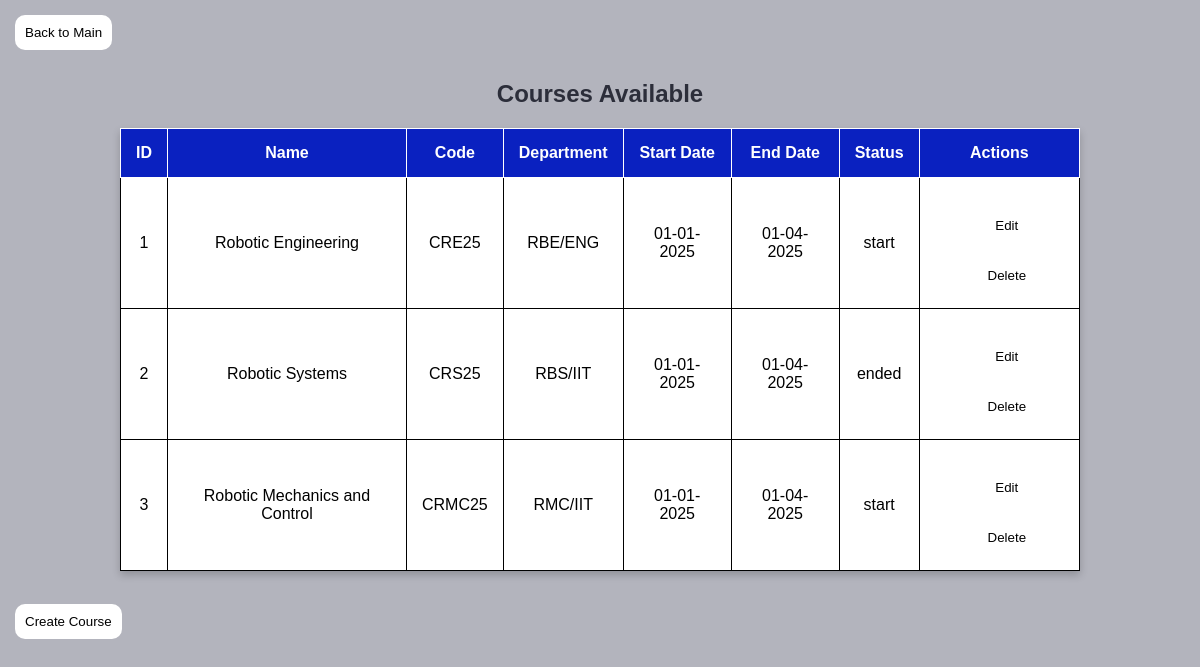
Before: /php/view_course.php (signed in) with the older database file.
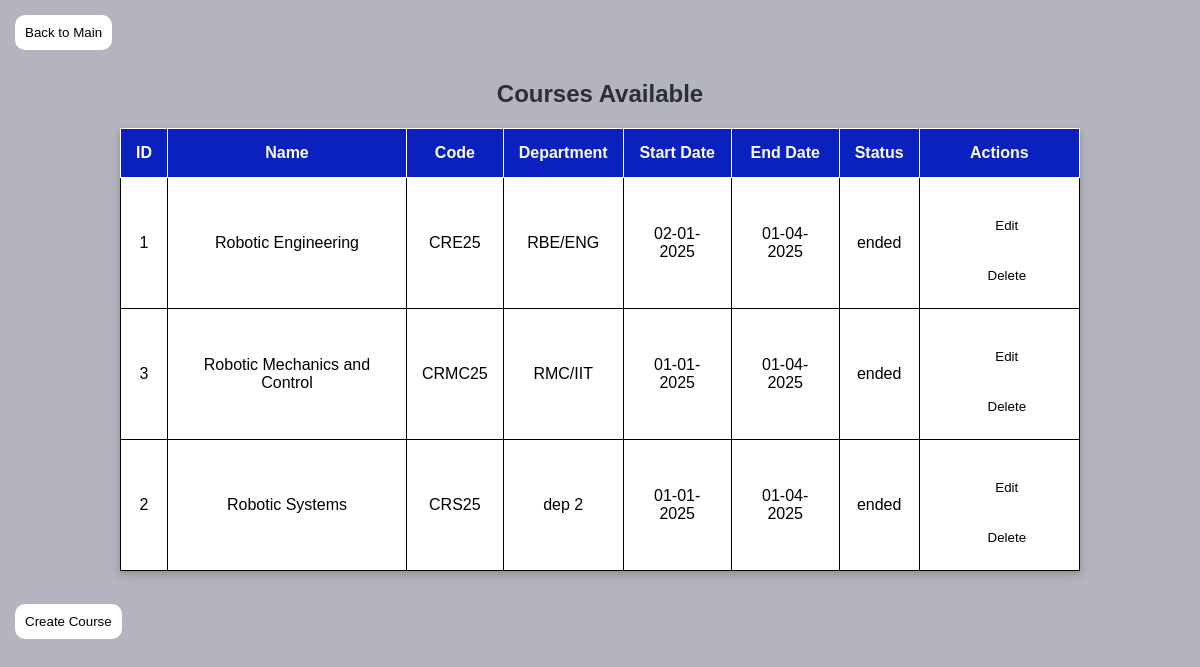
After: the same page with the newer database file.
### tables this page shows
CREATE TABLE `course` (
  `ID` int(11) NOT NULL,
  `NAME` varchar(50) DEFAULT NULL,
  `DEPARTMENT_NAME` varchar(50) DEFAULT NULL,
  `START_DATE` date DEFAULT NULL,
  `END_DATE` date DEFAULT NULL,
  `CODE` varchar(50) DEFAULT NULL,
  `status` enum('not-started','start','in-progress','ended') DEFAULT 'not-started'
);

CREATE TABLE `department` (
  `ID` int(11) NOT NULL,
  `NAME` varchar(50) DEFAULT NULL
);

### php/view_course.php (the view, shortened to what this page needs)
<?php
$conn = db_connect();
$sql = "SELECT course.ID, course.NAME, course.CODE, course.START_DATE, course.END_DATE,
               course.STATUS, department.NAME AS DEPARTMENT_NAME
        FROM course
        LEFT JOIN department ON course.DEPARTMENT_NAME = department.NAME";
$result = $conn->query($sql);
?>
<!DOCTYPE html>
 <html lang="en">
    <head>
<body>
<a href="admin_dashboard.php"><button>Back to Main</button></a>
    <h2>Courses Available</h2>
    <table border="1">
        <tr>
            <th>ID</th>
            <th>Name</th>
            <th>Code</th>
            <th>Department</th>
            <th>Start Date</th>
            <th>End Date</th>
            <th>Status</th>
            <th>Actions</th>
        </tr>
        <?php while ($row = $result->fetch_assoc()): ?>
            <tr>
                <td><?= $row['ID'] ?></td>
                <td><?= htmlspecialchars($row['NAME']) ?></td>
                <td><?= htmlspecialchars($row['CODE']) ?></td>
                <td><?= isset($row['DEPARTMENT_NAME']) ? htmlspecialchars($row['DEPARTMENT_NAME']) : 'N/A' ?></td>
                <td>
                    <?= ($row['START_DATE'] !== '0000-00-00')
                        ? date("d-m-Y", strtotime($row['START_DATE']))
                        : 'N/A'; ?>
                </td>
                <td>
                    <?= ($row['END_DATE'] !== '0000-00-00')
                        ? date("d-m-Y", strtotime($row['END_DATE']))
                        : 'N/A'; ?>
                </td>
                <td>
                    <?= htmlspecialchars($row['STATUS']) ?></td>
                <td>
                    <a href="assignments.php?action=update&id=<?= $row['ID'] ?>"><button>Edit</button></a>
                    <?php if ($_SESSION['role'] == 3):  ?>
                        <a href="delete_course.php?id=<?= $row['ID'] ?>" onclick="return confirm('Are you sure?')"><button>Delete</button></a>
                    <?php endif; ?>
                </td>
            </tr>
        <?php endwhile; ?>
    </table><br>
    <a href="create_course.php"><button>Create Course</button></a>
</body>
</html>

Changed rows visible on the page:
changed course "Robotic Engineering": START_DATE "01-01-2025" → "02-01-2025"; status "start" → "ended"
changed course "Robotic Mechanics and Control": status "start" → "ended"; moves up the list
changed course "Robotic Systems": department.NAME "RBS/IIT" → "dep 2"
